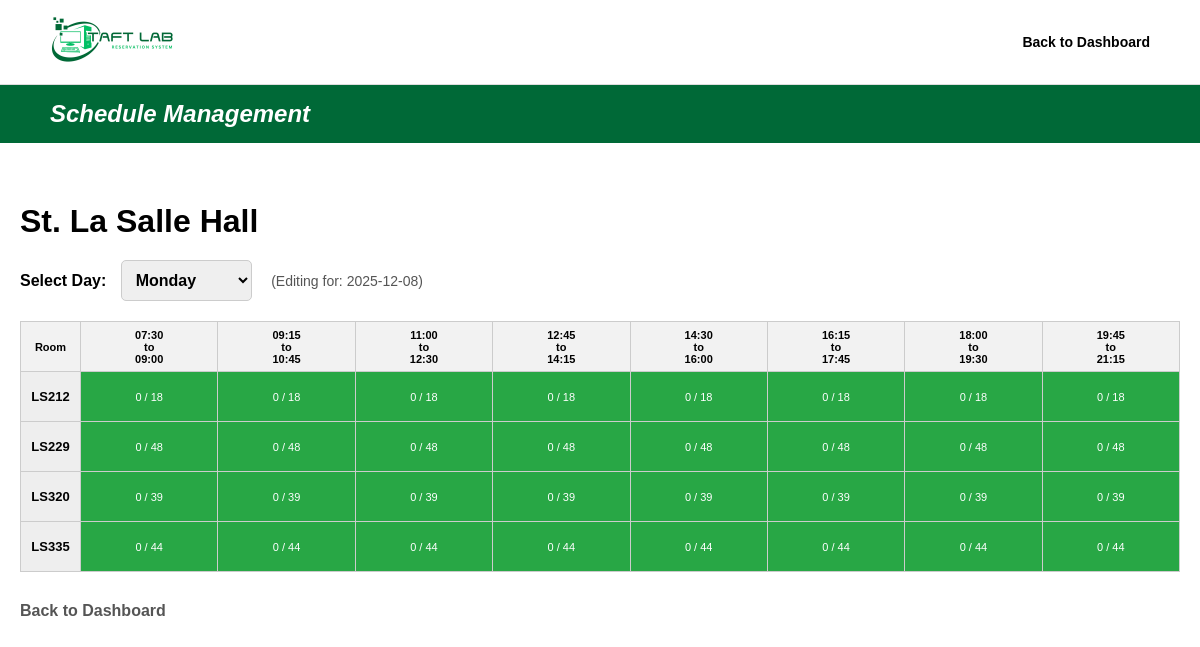
The page /Webpages/edit-schedule.php?id=102 on the database its author committed.
### tables this page shows
CREATE TABLE building(
    building_id INT AUTO_INCREMENT PRIMARY KEY,
    building_code VARCHAR(10) NOT NULL,
    building_name VARCHAR(45) NOT NULL
);

CREATE TABLE laboratory(
    lab_id INT AUTO_INCREMENT PRIMARY KEY,
    building_id INT NOT NULL,
    room_code VARCHAR(10) NOT NULL,
    capacity INT NOT NULL, 
    status ENUM('Active', 'Maintenance', 'Closed') NOT NULL DEFAULT 'Active',
    FOREIGN KEY (building_id) REFERENCES building(building_id) ON DELETE RESTRICT ON UPDATE CASCADE,
    UNIQUE(building_id, room_code)
);

### Webpages/edit-schedule.php (the view, shortened to what this page needs)
<?php
include "db.php";
$building_id = isset($_GET['id']) ? intval($_GET['id']) : 0;
$selected_day = isset($_GET['day']) ? $_GET['day'] : "Monday";
$target_date = date('Y-m-d', strtotime("next $selected_day"));
$sql_building = "SELECT building_name FROM building WHERE building_id = $building_id";
$result_building = $conn->query($sql_building);
$building_name = ($result_building->num_rows > 0) ? $result_building->fetch_assoc()['building_name'] : "Unknown Building";
$sql_rooms = "SELECT lab_id, room_code, capacity FROM laboratory WHERE building_id = $building_id ORDER BY room_code";
$result_rooms = $conn->query($sql_rooms);
$time_slots = [
    ["07:30:00", "09:00:00"], ["09:15", "10:45:00"], ["11:00:00", "12:30:00"],
    ["12:45:00", "14:15:00"], ["14:30:00", "16:00:00"], ["16:15:00", "17:45:00"],
    ["18:00:00", "19:30:00"], ["19:45:00", "21:15:00"]
];
$days_of_week = ["Monday", "Tuesday", "Wednesday", "Thursday", "Friday", "Saturday"];
?>
<!DOCTYPE html>
<html lang="en">
<head>
    <link rel="stylesheet" href="scheduleManagement.css">
</head>
<body>
    <header>
        <div class="logo"><img src="images/taftlab-logo.png" alt="Taft Lab Logo"></div>
        <div class="header-right">
            <nav><ul><li><a href="scheduleManagement.php">Back to Dashboard</a></li></ul></nav>
        </div>
    </header>
    <div class="title-bar"><h1>Schedule Management</h1></div>
    <div class="edit-container">
        <h2 class="building-title"><?php echo $building_name; ?></h2>
        <div class="day-selector">
            <label for="daySelect" style="font-weight:bold; margin-right:10px;">Select Day:</label>
            <select id="daySelect" onchange="changeDay(this.value)">
                <?php foreach($days_of_week as $day): ?>
                    <option value="<?php echo $day; ?>" <?php if($selected_day == $day) echo 'selected'; ?>>
                        <?php echo $day; ?>
                    </option>
                <?php endforeach; ?>
            </select>
            <span style="margin-left: 15px; font-size: 14px; color: #555;">(Editing for: <?php echo $target_date; ?>)</span>
        </div>
        <div id="tableView">
            <table class="schedule-table">
                <thead>
                    <tr>
                        <th>Room</th>
                        <?php foreach ($time_slots as $slot) echo "<th>" . substr($slot[0], 0, 5) . "<br>to<br>" . substr($slot[1], 0, 5) . "</th>"; ?>
                    </tr>
                </thead>
                <tbody>
                    <?php
                    if ($result_rooms->num_rows > 0) {
                        while($row = $result_rooms->fetch_assoc()) {
                            $room = $row['room_code'];
                            $capacity = $row['capacity'];
                            echo "<tr><td>" . $room . "</td>";
                            foreach($time_slots as $slot) {
                                $start = $slot[0]; $end = $slot[1];
                                $status = "Available";
                                $subject = "";
                                $count = 0;
                                $class = "status-available";
                                if ($status == "Unavailable") {
                                    $class = "status-unavailable";
                                    $displayText = $capacity . " / " . $capacity;
                                } elseif ($status == "Class Ongoing") {
                                    $class = "status-ongoing";
                                    $displayText = "Class Ongoing<br>(" . $subject . ")";
                                } else {
                                    $displayText = $count . " / " . $capacity;
                                }
                                echo "<td class='$class'
                                          onclick=\"openEditForm('$room', '$capacity', '$start', '$end', '$status', '$subject', '$count')\">
                                          $displayText
                                      </td>";
                            }
                            echo "</tr>";
                        }
                    }
                    ?>
                </tbody>
            </table>
            <a href="scheduleManagement.php" style="color: #555; text-decoration: none; font-weight: bold;">Back to Dashboard</a>
        </div>
    </div>
</body>
</html>

### Webpages/scheduleManagement.css (style rules this page uses)
* { margin: 0; padding: 0; box-sizing: border-box; font-family: 'Montserrat', sans-serif, Arial; text-decoration: none; list-style: none; }
body { background-color: #ffffff; }
header { display: flex; justify-content: space-between; align-items: center; padding: 15px 50px; background-color: white; border-bottom: 1px solid #ddd; }
.logo img { height: 50px; }
.header-right { display: flex; align-items: center; gap: 20px; }
nav ul { display: flex; gap: 20px; }
nav ul li a { color: black; font-weight: 600; font-size: 14px; }
.title-bar { background-color: #006937; padding: 15px 50px; color: white; margin-bottom: 30px; }
.title-bar h1 { font-size: 24px; font-weight: 700; font-style: italic; }

### Webpages/edit-schedule.php (style rules this page uses)
.edit-container { max-width: 1400px; margin: 40px auto; padding: 20px; }
.building-title { font-size: 2rem; font-weight: 800; margin-bottom: 20px; }
.day-selector { margin-bottom: 20px; }
.day-selector select { padding: 10px; font-size: 16px; border-radius: 5px; border: 1px solid #ccc; font-weight: bold; }
.schedule-table { width: 100%; border-collapse: collapse; margin-bottom: 30px; }
.schedule-table th, .schedule-table td { border: 1px solid #ccc; padding: 5px; text-align: center; font-size: 11px; height: 50px; }
.schedule-table th { background-color: #f2f2f2; font-weight: 700; }
.schedule-table td:first-child { font-weight: 800; background-color: #eee; width: 60px; font-size: 13px; }
.status-available { background-color: #28a745; color: white; cursor: pointer; }

### rows shown on the page
building: building_name "St. La Salle Hall"
laboratory: room_code "LS212", capacity "0 / 18"
laboratory: room_code "LS229", capacity "0 / 48"
laboratory: room_code "LS320", capacity "0 / 39"
laboratory: room_code "LS335", capacity "0 / 44"

### other values the page prints
$target_date "2025-12-08"
substr($slot[0], 0, 5) "07:30"
substr($slot[1], 0, 5) "09:00"
substr($slot[0], 0, 5) "09:15"
substr($slot[1], 0, 5) "10:45"
substr($slot[0], 0, 5) "11:00"
substr($slot[1], 0, 5) "12:30"
substr($slot[0], 0, 5) "12:45"
substr($slot[1], 0, 5) "14:15"
substr($slot[0], 0, 5) "14:30"
substr($slot[1], 0, 5) "16:00"
substr($slot[0], 0, 5) "16:15"
substr($slot[1], 0, 5) "17:45"
substr($slot[0], 0, 5) "18:00"
substr($slot[1], 0, 5) "19:30"
